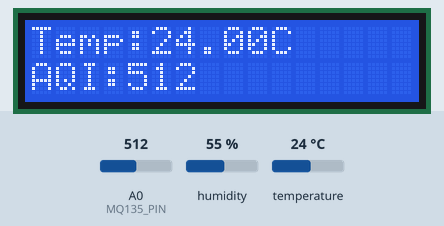
A sketch run on a simulated Arduino Uno, built with avr-gcc and run on an emulated ATmega328P. Parts: 16×2 character LCD. The test bench sets the inputs (shaded band); at power-on: temperature 24 °C, A0 (MQ135_PIN) = 512, humidity 55 %. What the sketch prints to the serial monitor is not drawn.

Above: at 3.2 s.
3.3 s: temperature set to 12 °C
At 5.4 s:
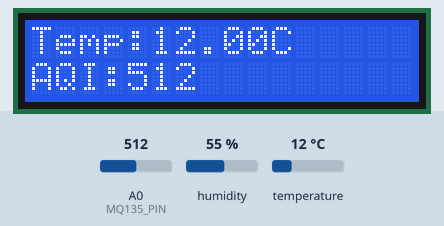
6.0 s: A0 (MQ135_PIN) set to 716
At 6.7 s:
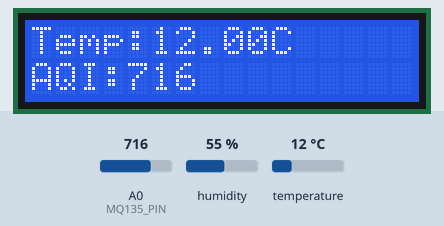
8.7 s: temperature set to 19 °C
At 10.6 s:
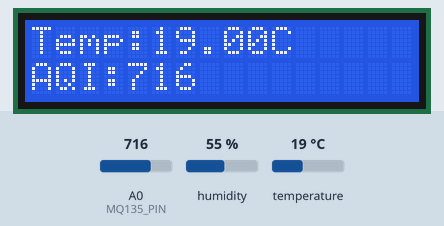
11.7 s: A0 (MQ135_PIN) set to 900
At 13.1 s:
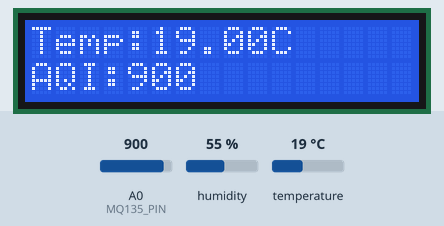
14.4 s: temperature set to 28 °C
At 17.0 s:
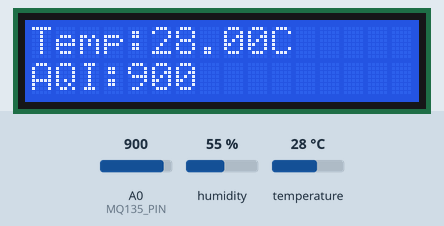
17.7 s: A0 (MQ135_PIN) set to 1023
At 19.6 s:
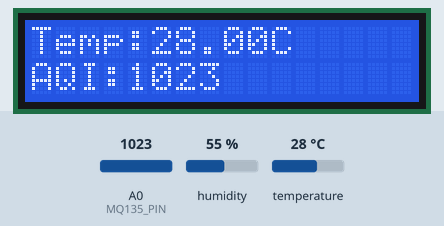
Timing chart, 0 to 21.1 s (numbered marks = the images above; inputs shaded):
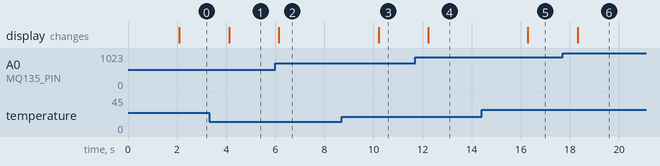

The sketch:

air_monitor.ino
```cpp
#include <LiquidCrystal.h>
#include <DHT.h>

// LCD Pins: RS, E, D4, D5, D6, D7
LiquidCrystal lcd(7, 8, 9, 10, 11, 12);

// DHT11 setup
#define DHTPIN 2
#define DHTTYPE DHT11
DHT dht(DHTPIN, DHTTYPE);

// MQ135 Analog pin
#define MQ135_PIN A0

void setup() {
  lcd.begin(16, 2);
  dht.begin();
  Serial.begin(9600);

  lcd.setCursor(0, 0);
  lcd.print("Air Monitor Init");
  delay(2000);
  lcd.clear();
}

void loop() {
  float temperature = dht.readTemperature();
  float humidity = dht.readHumidity();
  int airQualityRaw = analogRead(MQ135_PIN);

  lcd.setCursor(0, 0);
  lcd.print("Temp:");
  lcd.print(temperature);
  lcd.print("C");

  lcd.setCursor(0, 1);
  lcd.print("AQI:");
  lcd.print(airQualityRaw);
  lcd.print("  ");

  // Send data via Serial for web use
  Serial.print(temperature);
  Serial.print(",");
  Serial.print(humidity);
  Serial.print(",");
  Serial.println(airQualityRaw);

  delay(2000);
}
```

Measured:
- after the input at 3.3 s, the display: changes after 0.82 s (image 1)
- after the input at 6.0 s, the display: changes after 0.15 s (image 2)
- after the input at 8.7 s, the display: changes after 1.5 s (image 3)
- after the input at 11.7 s, the display: changes after 0.53 s (image 4)
- after the input at 14.4 s, the display: changes after 1.9 s (image 5)
- after the input at 17.7 s, the display: changes after 0.62 s (image 6)
